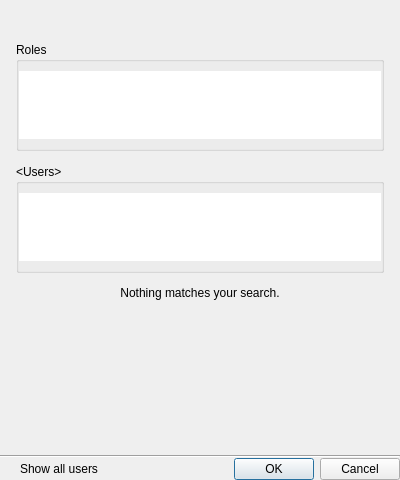
<?xml version="1.0" encoding="UTF-8"?>
<ui version="4.0">
 <class>SubjectSelectionDialog</class>
 <widget class="QDialog" name="SubjectSelectionDialog">
  <property name="geometry">
   <rect>
    <x>0</x>
    <y>0</y>
    <width>400</width>
    <height>480</height>
   </rect>
  </property>
  <property name="windowTitle">
   <string>Select Users</string>
  </property>
  <layout class="QVBoxLayout" name="verticalLayout_2">
   <property name="spacing">
    <number>0</number>
   </property>
   <property name="leftMargin">
    <number>0</number>
   </property>
   <property name="topMargin">
    <number>0</number>
   </property>
   <property name="rightMargin">
    <number>0</number>
   </property>
   <property name="bottomMargin">
    <number>0</number>
   </property>
   <item>
    <widget class="QWidget" name="mainWidget" native="true">
     <layout class="QVBoxLayout" name="verticalLayout">
      <property name="spacing">
       <number>13</number>
      </property>
      <property name="leftMargin">
       <number>16</number>
      </property>
      <property name="topMargin">
       <number>16</number>
      </property>
      <property name="rightMargin">
       <number>16</number>
      </property>
      <property name="bottomMargin">
       <number>0</number>
      </property>
      <item>
       <widget class="nx::vms::client::desktop::SearchLineEdit" name="searchLineEdit" native="true"/>
      </item>
      <item>
       <widget class="nx::vms::client::desktop::CheckableLineWidget" name="allUsersCheckableLine" native="true"/>
      </item>
      <item>
       <widget class="QScrollArea" name="scrollArea">
        <property name="frameShape">
         <enum>QFrame::NoFrame</enum>
        </property>
        <property name="horizontalScrollBarPolicy">
         <enum>Qt::ScrollBarAsNeeded</enum>
        </property>
        <property name="widgetResizable">
         <bool>true</bool>
        </property>
        <widget class="QWidget" name="scrollAreaWidgetContents">
         <property name="geometry">
          <rect>
           <x>0</x>
           <y>0</y>
           <width>368</width>
           <height>390</height>
          </rect>
         </property>
         <property name="sizePolicy">
          <sizepolicy hsizetype="Ignored" vsizetype="Preferred">
           <horstretch>0</horstretch>
           <verstretch>0</verstretch>
          </sizepolicy>
         </property>
         <layout class="QVBoxLayout" name="verticalLayout_5">
          <property name="spacing">
           <number>13</number>
          </property>
          <property name="leftMargin">
           <number>0</number>
          </property>
          <property name="topMargin">
           <number>0</number>
          </property>
          <property name="rightMargin">
           <number>0</number>
          </property>
          <property name="bottomMargin">
           <number>16</number>
          </property>
          <item>
           <widget class="QGroupBox" name="rolesGroupBox">
            <property name="sizePolicy">
             <sizepolicy hsizetype="Preferred" vsizetype="Fixed">
              <horstretch>0</horstretch>
              <verstretch>0</verstretch>
             </sizepolicy>
            </property>
            <property name="title">
             <string>Roles</string>
            </property>
            <property name="flat">
             <bool>true</bool>
            </property>
            <layout class="QVBoxLayout" name="verticalLayout_3">
             <property name="leftMargin">
              <number>0</number>
             </property>
             <property name="rightMargin">
              <number>0</number>
             </property>
             <item>
              <widget class="nx::vms::client::desktop::TreeView" name="rolesTreeView">
               <property name="sizePolicy">
                <sizepolicy hsizetype="MinimumExpanding" vsizetype="Fixed">
                 <horstretch>0</horstretch>
                 <verstretch>0</verstretch>
                </sizepolicy>
               </property>
               <property name="frameShape">
                <enum>QFrame::NoFrame</enum>
               </property>
               <property name="verticalScrollBarPolicy">
                <enum>Qt::ScrollBarAlwaysOff</enum>
               </property>
               <property name="horizontalScrollBarPolicy">
                <enum>Qt::ScrollBarAlwaysOff</enum>
               </property>
               <property name="sizeAdjustPolicy">
                <enum>QAbstractScrollArea::AdjustToContents</enum>
               </property>
               <property name="editTriggers">
                <set>QAbstractItemView::NoEditTriggers</set>
               </property>
               <property name="selectionMode">
                <enum>QAbstractItemView::ExtendedSelection</enum>
               </property>
               <property name="rootIsDecorated">
                <bool>false</bool>
               </property>
               <property name="uniformRowHeights">
                <bool>true</bool>
               </property>
               <property name="itemsExpandable">
                <bool>false</bool>
               </property>
               <property name="allColumnsShowFocus">
                <bool>true</bool>
               </property>
               <attribute name="headerVisible">
                <bool>false</bool>
               </attribute>
              </widget>
             </item>
            </layout>
           </widget>
          </item>
          <item>
           <widget class="QGroupBox" name="usersGroupBox">
            <property name="sizePolicy">
             <sizepolicy hsizetype="Preferred" vsizetype="Fixed">
              <horstretch>0</horstretch>
              <verstretch>0</verstretch>
             </sizepolicy>
            </property>
            <property name="title">
             <string notr="true">&lt;Users&gt;</string>
            </property>
            <property name="flat">
             <bool>true</bool>
            </property>
            <layout class="QVBoxLayout" name="verticalLayout_4">
             <property name="leftMargin">
              <number>0</number>
             </property>
             <property name="rightMargin">
              <number>0</number>
             </property>
             <item>
              <widget class="nx::vms::client::desktop::TreeView" name="usersTreeView">
               <property name="sizePolicy">
                <sizepolicy hsizetype="MinimumExpanding" vsizetype="Fixed">
                 <horstretch>0</horstretch>
                 <verstretch>0</verstretch>
                </sizepolicy>
               </property>
               <property name="frameShape">
                <enum>QFrame::NoFrame</enum>
               </property>
               <property name="verticalScrollBarPolicy">
                <enum>Qt::ScrollBarAlwaysOff</enum>
               </property>
               <property name="horizontalScrollBarPolicy">
                <enum>Qt::ScrollBarAlwaysOff</enum>
               </property>
               <property name="sizeAdjustPolicy">
                <enum>QAbstractScrollArea::AdjustToContents</enum>
               </property>
               <property name="editTriggers">
                <set>QAbstractItemView::NoEditTriggers</set>
               </property>
               <property name="selectionMode">
                <enum>QAbstractItemView::ExtendedSelection</enum>
               </property>
               <property name="rootIsDecorated">
                <bool>false</bool>
               </property>
               <property name="uniformRowHeights">
                <bool>true</bool>
               </property>
               <property name="itemsExpandable">
                <bool>false</bool>
               </property>
               <property name="allColumnsShowFocus">
                <bool>true</bool>
               </property>
               <attribute name="headerVisible">
                <bool>false</bool>
               </attribute>
              </widget>
             </item>
            </layout>
           </widget>
          </item>
          <item>
           <widget class="QLabel" name="nothingFoundLabel">
            <property name="text">
             <string>Nothing matches your search.</string>
            </property>
            <property name="alignment">
             <set>Qt::AlignCenter</set>
            </property>
           </widget>
          </item>
          <item>
           <spacer name="verticalSpacer">
            <property name="orientation">
             <enum>Qt::Vertical</enum>
            </property>
            <property name="sizeHint" stdset="0">
             <size>
              <width>20</width>
              <height>132</height>
             </size>
            </property>
           </spacer>
          </item>
         </layout>
        </widget>
       </widget>
      </item>
     </layout>
    </widget>
   </item>
   <item>
    <widget class="nx::vms::client::desktop::AlertBar" name="alertBar" native="true"/>
   </item>
   <item>
    <widget class="Line" name="line">
     <property name="orientation">
      <enum>Qt::Horizontal</enum>
     </property>
    </widget>
   </item>
   <item>
    <layout class="QHBoxLayout" name="horizontalLayout">
     <property name="leftMargin">
      <number>16</number>
     </property>
     <item>
      <widget class="QPushButton" name="showAllUsers">
       <property name="text">
        <string>Show all users</string>
       </property>
       <property name="checkable">
        <bool>true</bool>
       </property>
       <property name="autoDefault">
        <bool>false</bool>
       </property>
       <property name="flat">
        <bool>true</bool>
       </property>
      </widget>
     </item>
     <item>
      <widget class="QDialogButtonBox" name="buttonBox">
       <property name="orientation">
        <enum>Qt::Horizontal</enum>
       </property>
       <property name="standardButtons">
        <set>QDialogButtonBox::Cancel|QDialogButtonBox::Ok</set>
       </property>
      </widget>
     </item>
    </layout>
   </item>
  </layout>
 </widget>
 <customwidgets>
  <customwidget>
   <class>nx::vms::client::desktop::SearchLineEdit</class>
   <extends>QWidget</extends>
   <header location="global">nx/vms/client/desktop/common/widgets/search_line_edit.h</header>
   <container>1</container>
  </customwidget>
  <customwidget>
   <class>nx::vms::client::desktop::TreeView</class>
   <extends>QTreeView</extends>
   <header location="global">nx/vms/client/desktop/common/widgets/tree_view.h</header>
  </customwidget>
  <customwidget>
   <class>nx::vms::client::desktop::AlertBar</class>
   <extends>QWidget</extends>
   <header location="global">nx/vms/client/desktop/common/widgets/message_bar.h</header>
  </customwidget>
  <customwidget>
   <class>nx::vms::client::desktop::CheckableLineWidget</class>
   <extends>QWidget</extends>
   <header location="global">nx/vms/client/desktop/common/widgets/checkable_line_widget.h</header>
   <container>1</container>
  </customwidget>
 </customwidgets>
 <tabstops>
  <tabstop>scrollArea</tabstop>
  <tabstop>rolesTreeView</tabstop>
  <tabstop>usersTreeView</tabstop>
  <tabstop>showAllUsers</tabstop>
 </tabstops>
 <resources/>
 <connections>
  <connection>
   <sender>buttonBox</sender>
   <signal>accepted()</signal>
   <receiver>SubjectSelectionDialog</receiver>
   <slot>accept()</slot>
   <hints>
    <hint type="sourcelabel">
     <x>248</x>
     <y>254</y>
    </hint>
    <hint type="destinationlabel">
     <x>157</x>
     <y>274</y>
    </hint>
   </hints>
  </connection>
  <connection>
   <sender>buttonBox</sender>
   <signal>rejected()</signal>
   <receiver>SubjectSelectionDialog</receiver>
   <slot>reject()</slot>
   <hints>
    <hint type="sourcelabel">
     <x>316</x>
     <y>260</y>
    </hint>
    <hint type="destinationlabel">
     <x>286</x>
     <y>274</y>
    </hint>
   </hints>
  </connection>
 </connections>
</ui>
